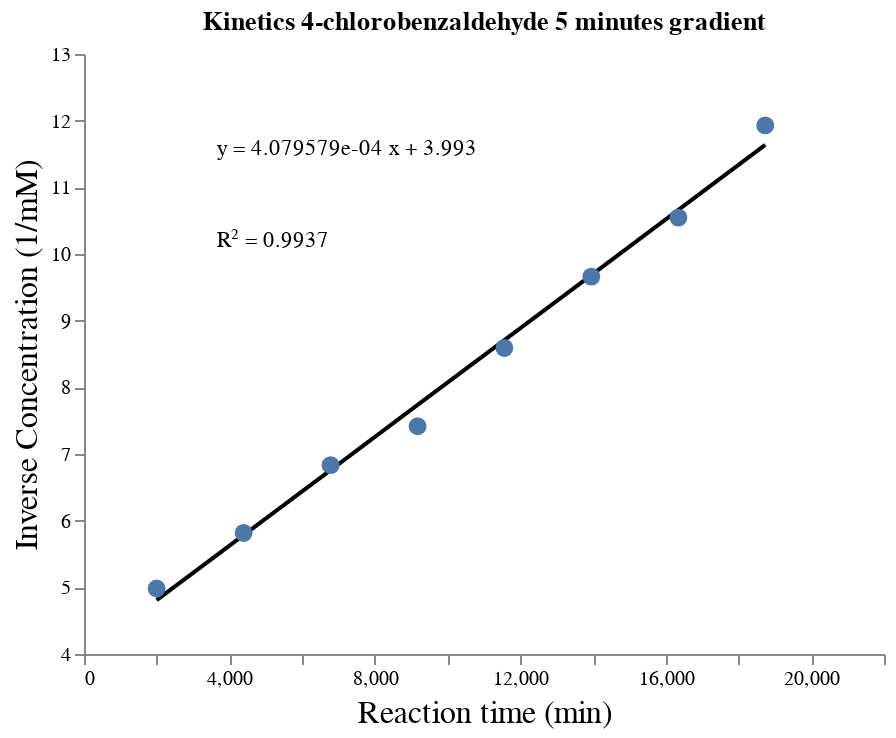

The cell this chart's notebook holds for it:
### Code cell
plot_reaction_data(cl_5, "Kinetics 4-chlorobenzaldehyde 5 minutes gradient")

### Figure 1 — Vega-Lite specification as saved in the notebook (floating-point values rounded to 4 significant figures)
{"config": {"view": {"continuousWidth": 400, "continuousHeight": 300, "strokeWidth": 0}, "axis": {"grid": false, "titleFontSize": 16, "titleFontWeight": "normal"}}, "layer": [{"data": {"name": "data-f50583f97fb9ccd1cbf611458a1279f2"}, "mark": {"type": "line", "color": "black"}, "encoding": {"x": {"type": "quantitative", "field": "x", "scale": {"domain": [1797.0, 20610.0]}}, "y": {"type": "quantitative", "field": "y", "scale": {"domain": [4.975, 12.01]}}}}, {"data": {"name": "data-6f88d941734dfcaeb0a95474759ccc8b"}, "mark": {"type": "circle", "opacity": 1, "size": 80}, "encoding": {"tooltip": [{"type": "quantitative", "field": "x", "title": "Reaction time (min)"}, {"type": "quantitative", "field": "y", "title": "Inverse Concentration (1/mM)"}], "x": {"type": "quantitative", "axis": {"title": "Reaction time (min)"}, "field": "x"}, "y": {"type": "quantitative", "axis": {"title": "Inverse Concentration (1/mM)"}, "field": "y"}}, "selection": {"selector322": {"type": "interval", "bind": "scales", "encodings": ["x", "y"]}}, "title": "Kinetics 4-chlorobenzaldehyde 5 minutes gradient"}, {"data": {"name": "data-eaecd414a1d282b184c298d38ee391cd"}, "mark": {"type": "text", "align": "left", "text": "y = 4.079579e-04 x + 3.993"}, "encoding": {"x": {"type": "quantitative", "field": "x"}, "y": {"type": "quantitative", "field": "y"}}}, {"data": {"name": "data-c807a6380de6c299921340c6f5bcdd74"}, "mark": {"type": "text", "align": "left", "text": "R² = 0.9937"}, "encoding": {"x": {"type": "quantitative", "field": "x"}, "y": {"type": "quantitative", "field": "y"}}}], "$schema": "https://vega.github.io/schema/vega-lite/v4.8.1.json", "datasets": {"data-f50583f97fb9ccd1cbf611458a1279f2": [{"x": 1997.0, "y": 4.807}, {"x": 4389.0, "y": 5.783}, {"x": 6781.0, "y": 6.759}, {"x": 9174.0, "y": 7.735}, {"x": 11560.0, "y": 8.709}, {"x": 13950.0, "y": 9.685}, {"x": 16350.0, "y": 10.66}, {"x": 18730.0, "y": 11.64}], "data-6f88d941734dfcaeb0a95474759ccc8b": [{"x": 1997.0, "y": 4.983}, {"x": 4389.0, "y": 5.816}, {"x": 6781.0, "y": 6.832}, {"x": 9174.0, "y": 7.417}, {"x": 11560.0, "y": 8.591}, {"x": 13950.0, "y": 9.661}, {"x": 16350.0, "y": 10.55}, {"x": 18730.0, "y": 11.93}], "data-eaecd414a1d282b184c298d38ee391cd": [{"x": 3671.0, "y": 11.58}], "data-c807a6380de6c299921340c6f5bcdd74": [{"x": 3671.0, "y": 10.19}]}}
